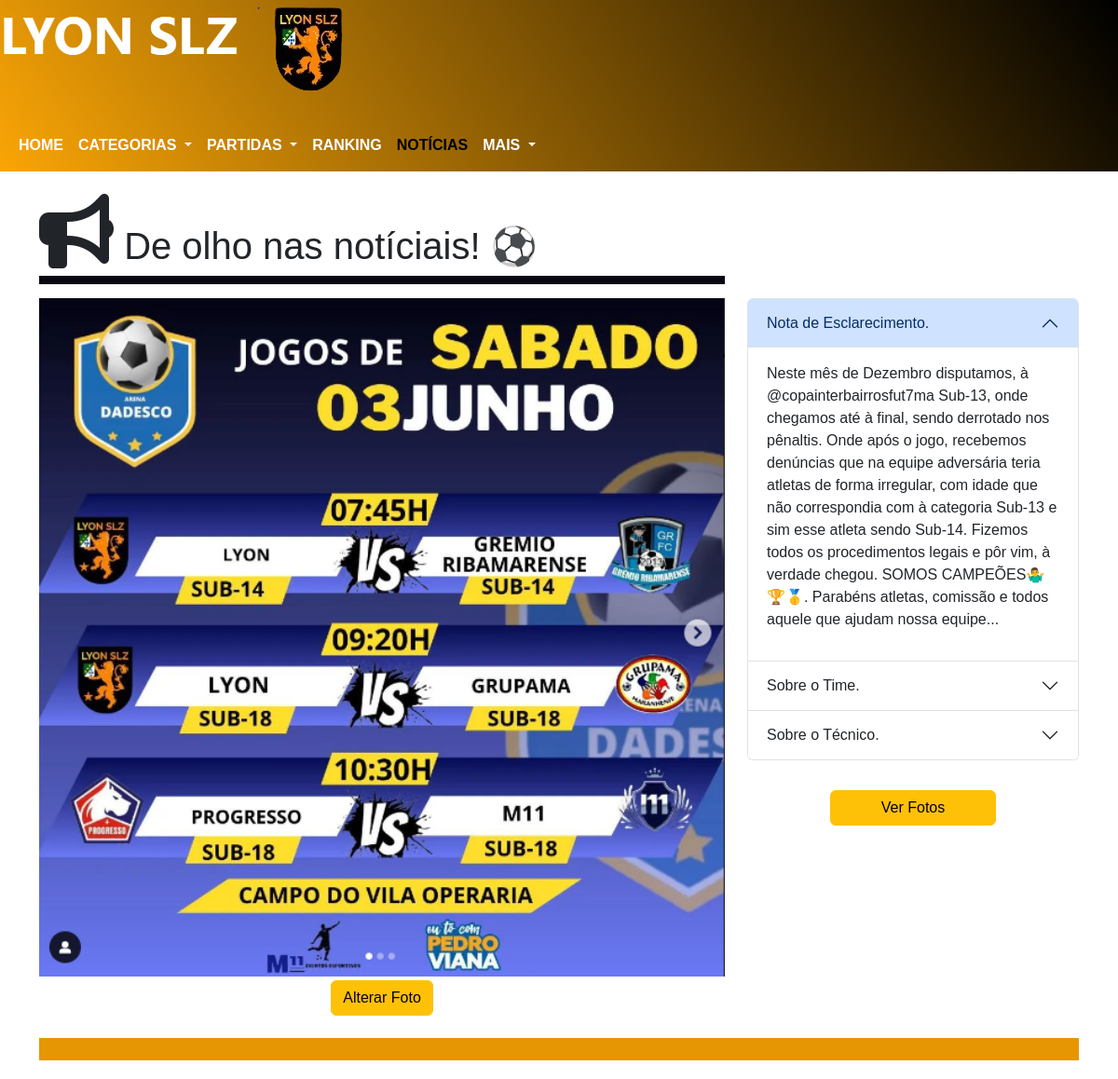
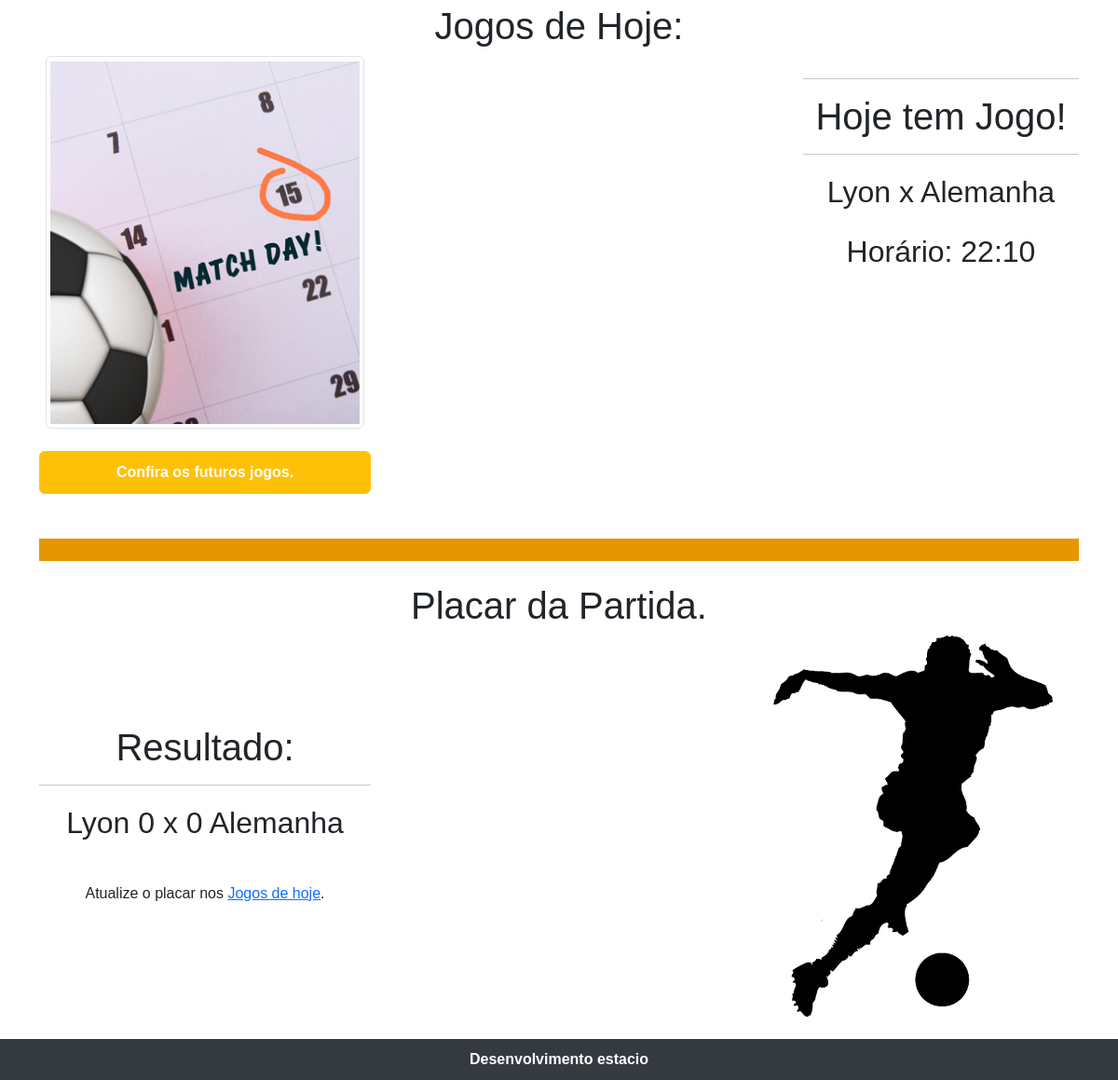
The app's page /admin/noticiaisAdmin.php (signed in) with its own data (2 pictures, top to bottom).
### tables this page shows
CREATE TABLE `tblfotos_noticias` (
  `id` int(11) UNSIGNED NOT NULL,
  `arquivo` varchar(255) NOT NULL
);

CREATE TABLE `tblnoticias` (
  `id` int(11) UNSIGNED NOT NULL,
  `titulo` varchar(255) NOT NULL,
  `descricao` text NOT NULL
);

CREATE TABLE `tblpartidass` (
  `id` int(11) UNSIGNED NOT NULL,
  `localidade` varchar(255) NOT NULL,
  `adversario` varchar(255) DEFAULT NULL,
  `id_campeonato` int(10) UNSIGNED NOT NULL,
  `data_partida` date NOT NULL,
  `link_fotos` varchar(255) NOT NULL,
  `horario` time(6) NOT NULL,
  `gols_lyon` int(11) NOT NULL,
  `gols_adv` int(11) NOT NULL
);

### admin/noticiaisAdmin.php (the view, shortened to what this page needs)
<?php
include('../db/conexao.php');
$sql = $pdo->prepare("SELECT * FROM tblpartidass");
$sql->execute();
$dados = $sql->fetchAll();
?>
<!DOCTYPE html>
<html lang="pt-br">
<head>
  <link href="https://cdn.jsdelivr.net/npm/bootstrap@5.3.0/dist/css/bootstrap.min.css" rel="stylesheet">
  <link rel="stylesheet" href="../css/navHamburguer.css">
  <link rel="stylesheet" href="../fonts/fontawesome/css/all.min.css">
  <link rel="stylesheet" href="../css/timeANDescudo.css">
  <link rel="stylesheet" href="lyon.jpg">
  <link rel="stylesheet" href="../css/news.css">
</head>
<body>
  <div class="cabecalho">
    <picture>
      <source media="(max-width: 261px)" srcset='../img/imgLogo/lyonSlzEscudo5.png' loading="lazy">
      <source media="(max-width: 269px)" srcset='../img/imgLogo/lyonSlzEscudo4.png' loading="lazy">
      <source media="(max-width: 311px)" srcset='../img/imgLogo/lyonSlzEscudo3.png' loading="lazy">
      <source media="(max-width: 375px)" srcset='../img/imgLogo/lyonSlzEscudo2.png' loading="lazy">
      <img src="../img/imgLogo/lyonSlzEscudo.png" alt="Escudo do time LYYON SLZ" loading="lazy">
    </picture>
    <nav class="navbar navbar-expand-lg mt-4">
      <div class="container-fluid">
        <div class="collapse navbar-collapse" id="navbarNavDropdown">
          <ul class="navbar-nav">
            <li class="nav-item">
              <a class="nav-link" aria-current="page" href="homeAdmin.php">HOME</a>
            </li>
            <li class="nav-item dropdown">
              <a class="nav-link dropdown-toggle" href="#" role="button" data-bs-toggle="dropdown" aria-expanded="false">
                CATEGORIAS
              </a>
            </li>
            <li class="nav-item dropdown">
              <a class="nav-link dropdown-toggle" href="#" role="button" data-bs-toggle="dropdown" aria-expanded="false">
                PARTIDAS
              </a>
            </li>
            <li class="nav-item">
              <a class="nav-link" aria-current="page" href="rankingAdmin.php">RANKING</a>
            </li>
            <li class="nav-item">
              <a class="nav-link active" href="noticiaisAdmin.php">NOTÍCIAS</a>
            </li>
            <li class="nav-item dropdown">
              <a class="nav-link dropdown-toggle" href="#" role="button" data-bs-toggle="dropdown" aria-expanded="false">
                MAIS
              </a>
            </li>
          </ul>
        </div>
      </div>
    </nav>
  </div>
  <div class="container">
    <div class="row mt-4">
      <div class="col-lg-8">
        <h1>
          <i class="fa-solid fa-2x fa-bullhorn"></i>
          <span class="logo">De olho nas notíciais! ⚽</span>
        </h1>
        <div class="barraAzul">
        </div>
      </div>
      <div class="col-lg-2">
      </div>
    </div>
    <div class="row mt-4 mb-4">
      <div class="col-lg-8">
        <div id="carouselExampleCaptions" class="carousel slide" data-bs-ride="false">
          <div class="carousel-inner">
            <div class="carousel-item active">
              <div class="fotoAlterada">
                <?php include('include/fotoNoticiaAdmin.php') ?>
              </div>
              <div class="carousel-caption d-none d-md-block">
              </div>
              <form id="form-foto" action="include/enviaNoticias.php" method="POST" enctype="multipart/form-data" class="mt-1">
                <button type="button" class="btn btn-warning" id="alterar" onclick="alterarFoto()">Alterar Foto</button>
              </form>
            </div>
          </div>
        </div>
      </div>
      <?php
      require('../db/conexao.php');
      include('include/accordionAdmin.php') ?>
    </div>
    <div class="barra"></div>
    <h1 style='text-align: center;' class='barra mt-4'>Jogos de Hoje:</h1>
    <div class="row">
      <div class="col-lg-4" id="calendar">
        <img src="../img/imagens/matchCalendar.PNG" loading="lazy" id="img-calendar" class="img-thumbnail img-fluid" alt="imafem de um calendário">
        <a href="calendarioAdmin.php" id="btn-jogos" class="btn btn-warning mt-4">Confira os futuros jogos.</a>
      </div>
      <div class="col-lg-4">
      </div>
      <div class="col-lg-4">
        <div class="mt-4" id="jogosToday">
          <?php
          $cont = 0;
          echo "<hr>";
          $dataAtual = date("Y-m-d");
          if (count($dados) > 0) {
            foreach ($dados as $chaves => $valor) {
              if ($valor['data_partida'] == $dataAtual) {
                $cont += 1;
                if ($cont == 1) {
                  echo "<h1>Hoje tem Jogo!</h1>";
                }
                echo "<hr>";
                echo "<p class='fs-2 mt-3'> Lyon x " . $valor['adversario'] . "</p>";
                echo "<p class='fs-2 mt-3'>Horário: " . date("H:i", strtotime($valor['horario'])) . "</p>";
              }
            }
          }
          ?>
        </div>
      </div>
      <div class="col-lg-4 mt-0">
      </div>
    </div>
    <div class="barra mt-4"></div>
    <h1 style='text-align: center;' class='barra mt-4'>Placar da Partida.</h1>
    <div class="row">
      <div class="col-lg-4">
        <div class="placar">
          <?php
          $pla = 0;
          echo "<br><br><br>";
          echo "<h1 class='mt-4'>Resultado: </h1>";
          if (count($dados) > 0) {
            foreach ($dados as $chaves => $valor) {
              if ($valor['data_partida'] == $dataAtual) {
                $pla = 1;
                echo "<hr>";
                echo "<div class='placar'>
                  <p class='fs-2 mt-3'> Lyon " . $valor['gols_lyon'] . " x " . $valor['gols_adv'] . " " . $valor['adversario'] . " </p>
                </div>";
              }
            }
          }
          if ($pla == 1) {
            echo "<br>";
            echo "<p style='text-align:center' >Atualize o placar nos <a href='jogoDeHoje.php'>Jogos de hoje</a>.</p>";
          }
          ?>
        </div>
      </div>
      <div class="col-lg-4">
      </div>
      <div class="col-lg-4">
        <div class="placar">
          <img src="../img/imagens/imagem10.png" loading="lazy" class="img-fluid" alt="">
        </div>
      </div>
    </div>
  </div>
  <footer class="mt-4">
    <p class="mb-0">Desenvolvimento estacio</p>
  </footer>
</body>
</html>

### admin/include/fotoNoticiaAdmin.php
<?php
require('../db/conexao.php');
$sql = "SELECT * FROM tblfotos_noticias WHERE id = 19";
$stmt = $pdo->prepare($sql);
$stmt->execute();
$resultado = $stmt->fetch(PDO::FETCH_ASSOC);
$pasta = "imgNoticias/";
$nomeArquivo = "";
if ($resultado !== false) {
    $arquivo = $resultado['arquivo'];
    $nomeArquivo = $pasta . $arquivo;
} else {
    $nomeArquivo = "../img/imgTime/imgTime03.png";
}
?>
<img src="<?php echo $nomeArquivo; ?>" loading="lazy" class="d-block w-100">

### admin/include/accordionAdmin.php (shortened to what this page needs)
<?php
require('../db/conexao.php');
$sql = $pdo->prepare("SELECT * FROM tblnoticias WHERE id = 1");
$sql->execute();
$resultado = $sql->fetch(PDO::FETCH_ASSOC);
$titlo = $resultado['titulo'];
$descricao = $resultado['descricao']
?>
<div class="col-lg-4">
    <div class="accordion" id="accordionExample">
        <div class="accordion-item">
            <h2 class="accordion-header" id="headingOne">
                <button class="accordion-button" type="button" data-bs-toggle="collapse" data-bs-target="#collapseOne" aria-expanded="true" aria-controls="collapseOne">
                    <?php echo $titlo; ?>
                </button>
            </h2>
            <div id="collapseOne" class="accordion-collapse collapse show" aria-labelledby="headingOne" data-bs-parent="#accordionExample">
                <div class="accordion-body">
                    <p class="description"><?php echo $descricao; ?></p>
                </div>
            </div>
        </div>
        <div class="accordion-item">
            <h2 class="accordion-header" id="headingTwo">
                <button class="accordion-button collapsed" type="button" data-bs-toggle="collapse" data-bs-target="#collapseTwo" aria-expanded="false" aria-controls="collapseTwo">
                    Sobre o Time.
                </button>
            </h2>
        </div>
        <div class="accordion-item">
            <h2 class="accordion-header" id="headingThree">
                <button class="accordion-button collapsed" type="button" data-bs-toggle="collapse" data-bs-target="#collapseThree" aria-expanded="false" aria-controls="collapseThree">
                    Sobre o Técnico.
                </button>
            </h2>
        </div>
    </div>
    <div class="d-grid gap-2 col-6 mx-auto mt-4">
        <a href="fotosAdmin.php" class="btn btn-warning mt-2" id="btn-fotos" type="button">Ver Fotos</a>
    </div>
</div>

### css/navHamburguer.css (style rules this page uses)
.nav-link { color: white; font-weight: bold; font-size: 100%; }

### css/timeANDescudo.css (style rules this page uses)
div.cabecalho { background: linear-gradient(55deg, rgb(250, 165, 6), black); }

### css/news.css (style rules this page uses)
a.nav-link { color: white; font-weight: bold; font-size: 85%; }
footer { background-color: #343a40; padding: 10px; }
footer>p { text-align: center; color: white; font-weight: bold; }
div.placar { text-align: center; }
div#calendar>a { padding: 10px; color: white; font-weight: bold; margin-left: 3vw; }
div#jogosToday { text-align: center; }
div.barra { width: 100%; height: 3vh; background-color: rgb(230, 150, 3); }
#img-calendar { height: 400px; }

### admin/noticiaisAdmin.php (style rules this page uses)
body { width: 100%; font-family: Arial, Helvetica, sans-serif; }
a.nav-link { font-size: 100%; }
div.fotoAlterada { width: 100%; }
#form-foto { display: flex; justify-content: center; align-items: center; }
div#jogosToday { margin-left: 5vw; }
#img-calendar { display: block; margin: auto; }
#calendar>#btn-jogos { display: block; margin: auto; }
div.barraAzul { width: 100%; height: 10%; background-color: rgb(8, 8, 20); }
p.description { text-align: left; }

### records on screen
tblfotos_noticias: arquivo (picture)
tblnoticias: titulo "Nota de Esclarecimento.", descricao "Neste mês de Dezembro disputamos, à @copainterbairrosfut7ma Sub-13, onde chegamos até à final, sendo derrotado nos pênaltis. Onde após o jogo, recebemos denúncias que na equipe adversária teria atletas de forma irregular, com idade que não correspondia com à categoria Sub-13 e sim esse atleta sendo Sub-14. Fizemos todos os procedimentos legais e pôr vim, à verdade chegou. SOMOS CAMPEÕES🤷‍♂️🏆🥇. Parabéns atletas, comissão e todos aquele que ajudam nossa equipe..."
tblpartidass: adversario "Alemanha", horario "22:10", gols_lyon "0", gols_adv "0"
